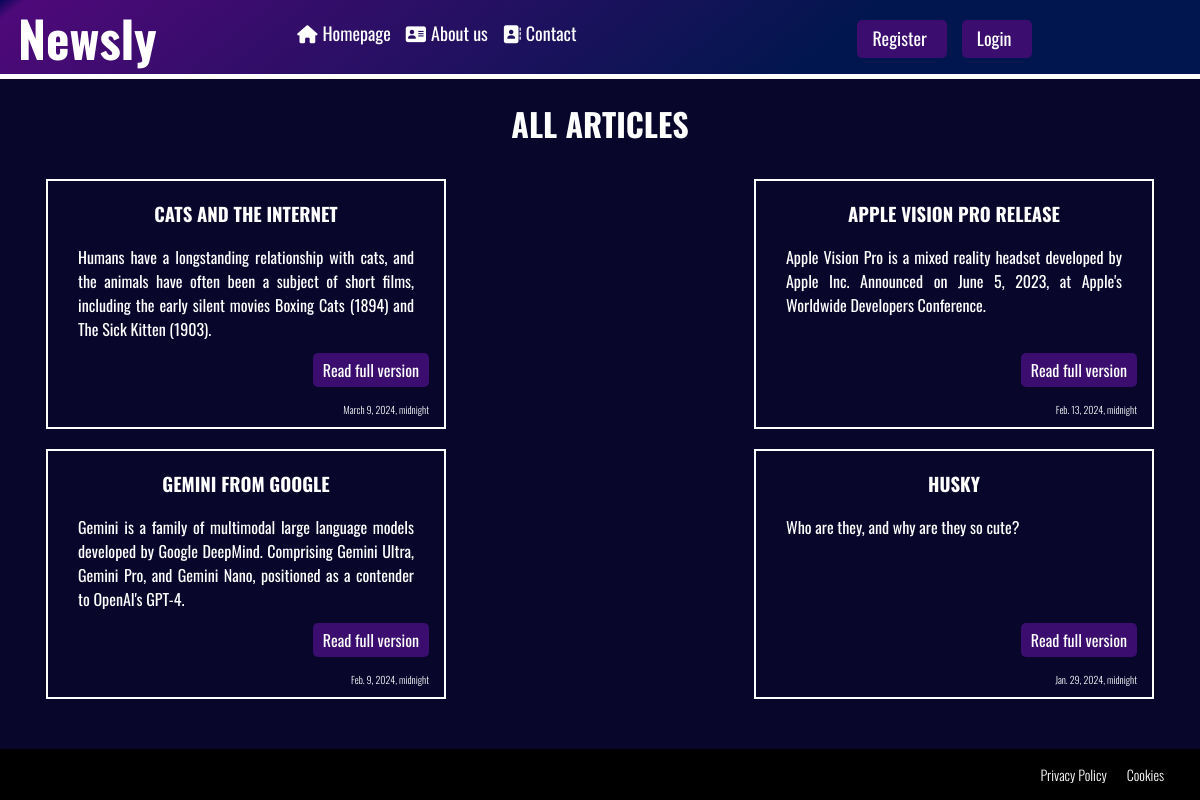
The app's page /article/ with its own data.
### articles/models.py (models this page shows, shortened)
class Articles(models.Model):
    title = models.CharField('Title', max_length=100)
    introduction = models.CharField('Introduction', max_length=300)
    article_copy = models.TextField('Copy')
    cover_img = models.ImageField(upload_to='articles/covers', null=True, blank=True)
    date = models.DateTimeField('Publishing date')
    class Meta:
        verbose_name = 'Articles'

### articles/views.py (the view)
# urls.py: path('', views.articles_home, name='articles_home'),
def articles_home(request):
    newsArt = Articles.objects.order_by('-date')
    return render(request, 'articles/articles_HP.html', {'newArt': newsArt})

### articles/templates/articles/articles_HP.html (shortened to what this page needs)
{% extends 'mainpages/nav_layout.html' %}
{% block maincontent %}
    <h1 class="mainH1">All Articles</h1>
    <div class="articlesContainer">
        {% if newArt %}
            {% for i in newArt %}
                <div class="article">
                    <div class="pageContainer">
                        <div class="introArticleHP">
                            <h3 class="articleHL">{{ i.title }}</h3>
                            <p class="articleIntro">{{ i.introduction }}</p>
                            <a href="{% url 'fullView' i.id %}" class="readMoreBtn">Read full version</a>
                            <p class="articleIntroDate">{{ i.date }}</p>
                        </div>
                    </div>
                </div>
            {% endfor %}
        {% else %}
            <p>You don't have any articles yet.</p>
        {% endif %}
    </div>
{% endblock %}

### mainpages/templates/mainpages/nav_layout.html (shortened to what this page needs)
{% load static %}
<!doctype html>
<html lang="en">
<head>
    <link rel="stylesheet" href="{% static 'mainpages/css/style.css' %}">
</head>
<body>
    <div id="wrapper">
        <div id="content">
            <header>
                <span class="logo">Newsly</span>
                <ul id="main_NAV">
                    {% if not user.is_authenticated %}
                        <a href="{% url 'homepage' %}"><li><i class="fa-solid fa-house"></i>Homepage</li></a>
                    {% endif %}
                    <a href="{% url 'about' %}"><li><i class="fa-solid fa-address-card"></i>About us</li></a>
                    <a href="{% url 'contact' %}"><li><i class="fa-solid fa-address-book"></i>Contact</li></a>
                </ul>
                <ul>
                </ul>
                <ul>
                    {% if not user.is_authenticated %}
                        <a class="authBtn" href="{% url 'register' %}"><li>Register</li></a>
                        <a class="authBtn" href="{% url 'login' %}"><li>Login</li></a>
                    {% endif %}
                </ul>
                <ul>
                </ul>
            </header>
            <div>
                {% block maincontent %}
                {% endblock %}
            </div>
        </div>
        <footer>
        <a href="{% url 'privacy_policy' %}">Privacy Policy</a>
        <a href="{% url 'cookies' %}">Cookies</a>
        </footer>
    </div>
</body>
</html>

### mainpages/static/mainpages/css/style.css (style rules this page uses)
body, html { font-family: 'Oswald', sans-serif; background: #08062b; margin: 0; width: 100%; height: 100%; }
#wrapper { display: flex; flex-direction: column; height: 100%; }
#content { flex: 1 0 auto; }
H1, H3, p, span { color: #ffffff; }
header { background: rgb(1,22,78); background: linear-gradient(322deg, rgba(1,22,78,1) 31%, rgba(78,9,121,1) 98%, rgba(8,7,105,0.742734593837535) 100%); color: #ffffff; border-bottom: 5px solid #ffffff; display: flex; justify-content: space-between; padding-left: 1.5%; padding-right: 1.5%; position: sticky; top: 0; z-index: 1000; }
header span { font-size: 50px; font-weight: 700; cursor: default; }
header ul { list-style: none; margin-top: 20px; display: flex; }
header ul li { font-size: 18px; color: #ffffff; margin-left: 5px; display: block; transition: all .4s ease; margin-right: 10px; }
header ul a { text-decoration: none; }
header li i { margin-right: 5px; }
.authBtn { background: #3A0D6E; padding: 5px 10px 5px 10px; border-radius: 5px; margin-right: 15px; }
footer { display: flex; justify-content: flex-end; padding-right: 3%; background: #000000; padding-top: 15px; padding-bottom: 15px; }
footer a { color: #ffffff; text-decoration: none; margin-left: 20px; font-weight: 300; font-size: 14px; }
.articlesContainer { display: flex; flex-wrap: wrap; justify-content: space-between; padding-left: 3%; padding-right: 3%; }
.article { min-width: 300px; width: 400px; margin: 10px; box-sizing: border-box; background: #fff; height: 250px; background: #08062b; border: 2px solid #ffffff; color: #ffffff; position: relative; }
.mainH1 { color: #ffffff; text-align: center; text-transform: uppercase; }
.articleHL { text-align: center; text-transform: uppercase; }
.articleIntro { padding-left: 30px; padding-right: 30px; text-align: justify; }
.readMoreBtn { position: absolute; bottom: 40px; right: 15px; text-decoration: none; color: #ffffff; background: #3A0D6E; padding: 5px 10px 5px 10px; border-radius: 5px; }
.articleIntroDate { position: absolute; bottom: 0; right: 15px; font-size: 10px; font-weight: 300; }

### records on screen
Articles: title "CATS AND THE INTERNET", introduction "Humans have a longstanding relationship with cats, and the animals have often been a subject of short films, including the early silent movies Boxing Cats (1894) and The Sick Kitten (1903).", date "March 9, 2024, midnight"
Articles: title "APPLE VISION PRO RELEASE", introduction "Apple Vision Pro is a mixed reality headset developed by Apple Inc. Announced on June 5, 2023, at Apple's Worldwide Developers Conference.", date "Feb. 13, 2024, midnight"
Articles: title "GEMINI FROM GOOGLE", introduction "Gemini is a family of multimodal large language models developed by Google DeepMind. Comprising Gemini Ultra, Gemini Pro, and Gemini Nano, positioned as a contender to OpenAI's GPT-4.", date "Feb. 9, 2024, midnight"
Articles: title "HUSKY", introduction "Who are they, and why are they so cute?", date "Jan. 29, 2024, midnight"
